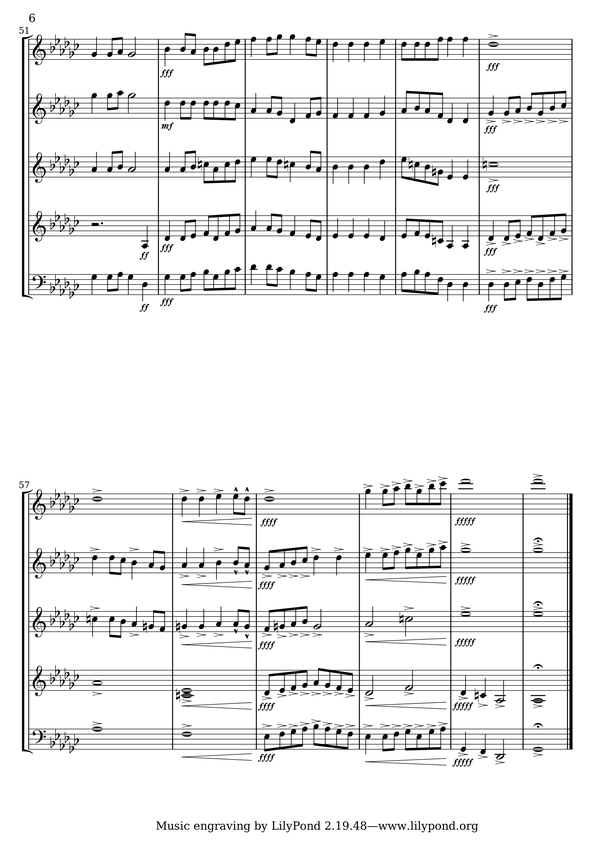
#> input picture Dataset/Train/train_1.png, 601 x 849 px, shrunk from 1960 x 2772 before the run, found by its file name
$ jupyter execute --allow-errors Final_Solution.ipynb
#> lines starting #> are read from the running program, lines starting #| are printed output that depends on the picture; after the words box and inside, x2 and y2 are one past the last pixel; in counts of white or black regions, pixels touching at a corner belong together
#> further down, train_bgr is the input picture: shape (849, 601, 3); min 0, max 255, mean 236.9
<a href="https://colab.research.google.com/github/Allessyer/Piano-Notes-Preprocessing/blob/main/Final_Solution.ipynb" target="_parent"></a>

## Libraries

[cell 1]
import cv2
import matplotlib.pyplot as plt
import numpy as np

from skimage.feature import canny
from scipy import ndimage as ndi

## Functions

[cell 2]
# [4 lines left out: function show, not called in this run]

def colorspace(img_orig,space,components=False):
    if space == 'rgb':
        img = cv2.cvtColor(img_orig, cv2.COLOR_BGR2RGB)
    elif space == 'gray':
        img = cv2.cvtColor(img_orig, cv2.COLOR_BGR2GRAY)
    elif space == 'hls':
        img = cv2.cvtColor(img_orig, cv2.COLOR_BGR2HLS)
    elif space == 'hsv':
        img = cv2.cvtColor(img_orig, cv2.COLOR_BGR2HSV)
    elif space == 'yuv':
        img = cv2.cvtColor(img_orig, cv2.COLOR_BGR2YUV)
    elif space == 'lab':
        img = cv2.cvtColor(img_orig, cv2.COLOR_BGR2LAB)

    if components == True:
        return img[:, :, 0],img[:, :, 1],img[:, :, 2]
    else:
        return img

def inverse_image(image):
    image = cv2.bitwise_not(image)
    return image

[cell 3]
def find_notes(image):
    image_gray = colorspace(image,'gray')
    image_gray = image_gray.astype(np.uint8)
    kernel = np.ones((10,10))
    mask = cv2.morphologyEx(image_gray, cv2.MORPH_CLOSE, kernel)

    mask = mask>120
    mask = mask.astype(np.uint8)

    mask = cv2.cvtColor(mask, cv2.COLOR_GRAY2BGR)
    image[np.sum(mask == [0,0,0], axis=2) ==3] = [0,255,0]

    return image

[cell 4]
def remove_notes(image):
    image = cv2.GaussianBlur(image, (5, 5), 0)
    image_gray = colorspace(image,'gray')
    image_gray[np.where(image_gray != 255)] = 0

    contours, hierarchy = cv2.findContours(image_gray,  cv2.RETR_TREE, cv2.CHAIN_APPROX_SIMPLE)
    areas = [cv2.contourArea(cnt) for  cnt in contours]
    max_area_1 = sorted(areas,reverse=True)[0]
    max_area_2 = sorted(areas,reverse=True)[1]

    contours_best = [cnt for  cnt in contours[1:] if (cv2.contourArea(cnt) > (max_area_2 // 2)) and (cv2.contourArea(cnt) <max_area_1)]
    image = cv2.drawContours(image, contours_best, -1, (255,0,0), -1)
    # show(image,size=20)
    mask = image.copy()
    image[np.sum(image == [255,0,0], axis=2) ==3] = [255,255,255]

    return image,mask

[cell 5]
def find_big_triangles(train_bgr, mask):

    key_points = []
    key_points_real = []
    lables = []

    gray = colorspace(train_bgr, 'gray')
    ret,temp = cv2.threshold(gray,200,255,cv2.THRESH_BINARY_INV)
    contours_2,hierarchy = cv2.findContours(temp,2,1)

    contours,hierarchy = cv2.findContours(temp, cv2.RETR_TREE, cv2.CHAIN_APPROX_NONE)
    canvas = np.zeros((temp.shape[0],temp.shape[1],3), np.uint8)


    for i in range(len(contours)):
        cnt = contours[i]
        max_area = cv2.contourArea(cnt)

        perimeter = cv2.arcLength(cnt,True)
        epsilon = 0.01*cv2.arcLength(cnt,True)
        approx = cv2.approxPolyDP(cnt,epsilon,True)

        hull = cv2.convexHull(cnt)

        if len(approx) == 4:

            key_points.append(approx)

            if abs(key_points[-1][0][0][0] - key_points[-1][2][0][0]) <= 5 and abs(key_points[-1][1][0][1] - key_points[-1][3][0][1]) <= 5 and key_points[-1][0][0][0] > key_points[-1][1][0][0]:

                cv2.drawContours(canvas, cnt, -1, (255, 0, 0), 3)
                cv2.drawContours(canvas, approx, -1, (0, 0, 255), 5)
                lables.append('+')
                key_points_real.append(key_points[-1])

            elif abs(key_points[-1][0][0][0] - key_points[-1][2][0][0]) <= 5 and abs(key_points[-1][1][0][1] - key_points[-1][3][0][1]) <= 5 and key_points[-1][0][0][0] < key_points[-1][1][0][0]:
                cv2.drawContours(canvas, cnt, -1, (0, 255, 0), 3)
                cv2.drawContours(canvas, approx, -1, (0, 0, 255), 5)
                lables.append('-')
                key_points_real.append(key_points[-1])

    return canvas, key_points_real, lables

[cell 6]
def new_label_masks(key_points, lables,mask):
    for i in range(len(key_points)):
        start = 0
        for k in range(min(key_points[i][1][0][1], key_points[i][3][0][1]), 0, -1):
            if sum(mask[k, min(key_points[i][1][0][0], key_points[i][3][0][0]), :] == [255,0,0]) == 3:
                start += 1
                if sum(mask[k-1, min(key_points[i][1][0][0], key_points[i][3][0][0]), :] == [255,255,255]) == 3:
                    if start > 50:
                        current_1 = k
                        break


        if lables[i] == '+':
            mask[current_1-70:max(key_points[i][0][0][1], key_points[i][2][0][1], key_points[i][1][0][1], key_points[i][3][0][1])+5,
                 min(key_points[i][0][0][0], key_points[i][1][0][0], key_points[i][2][0][0], key_points[i][3][0][0])-5:
                 max(key_points[i][0][0][0], key_points[i][1][0][0], key_points[i][2][0][0], key_points[i][3][0][0])+5, :] = [0,255,0]

        else:
            mask[current_1-70:max(key_points[i][0][0][1], key_points[i][2][0][1], key_points[i][1][0][1], key_points[i][3][0][1])+5,
                 min(key_points[i][0][0][0], key_points[i][1][0][0], key_points[i][2][0][0], key_points[i][3][0][0])-5:
                 max(key_points[i][0][0][0], key_points[i][1][0][0], key_points[i][2][0][0], key_points[i][3][0][0])+5, :] = [0,0,255]

    return mask

[cell 7]
def notes_classification(notes, new_mask):
    notes_plus = notes.copy()
    notes_plus[np.sum(new_mask == [0,255,0],axis=2) != 3] = [255,255,255]

    notes_minus = notes.copy()
    notes_minus[np.sum(new_mask == [0,0,255],axis=2) != 3] = [255,255,255]

    return notes_plus, notes_minus

[cell 8]
def gradient_for_plus(new_mask, notes_plus, notes):

    notes_hsv = cv2.cvtColor(notes, cv2.COLOR_RGB2HSV)
    green_rect = new_mask.copy()
    green_rect[np.sum(green_rect == [0,255,0],axis=2) != 3] = [0,0,0]
    green_rect[np.sum(green_rect == [0,255,0],axis=2) == 3] = [255,255,255]

    cnt, _ = cv2.findContours(green_rect[:,:,0], cv2.RETR_LIST, cv2.CHAIN_APPROX_SIMPLE)

    notes_plus_hsv = cv2.cvtColor(notes_plus, cv2.COLOR_RGB2HSV)
    indexes = np.where(np.sum(notes_plus_hsv == [60,255,255], axis=2) == 3)
    indexes_array = np.array(indexes)

    for c in range(len(cnt)):

        lef_border = cnt[c][0][0][1] < indexes_array[0]
        right_border = indexes_array[0] < cnt[c][1][0][1]
        top_border = cnt[c][0][0][0] < indexes_array[1]
        bottom_border = indexes_array[1] < cnt[c][2][0][0]

        work_area = (lef_border*1 + right_border*1 + top_border*1 + bottom_border*1)

        real_ind = []
        real_ind.append([indexes_array[0][work_area == 4],indexes_array[1][work_area == 4]])
        real_ind = np.array(real_ind)
        indexes_sort = real_ind[0][ :, real_ind[0][1].argsort()]

        for  i in range(len(indexes_sort[0])):
            colors = np.linspace(60, 0, len(indexes_sort[0]))
            notes_hsv[indexes_sort[0],indexes_sort[1],0] = np.uint8(colors)
            notes_hsv[indexes_sort[0],indexes_sort[1],1] = 150


    plus_gradient_rbg = cv2.cvtColor(notes_hsv, cv2.COLOR_HSV2RGB)
    return plus_gradient_rbg

[cell 9]
def gradient_for_minus(new_mask, notes_minus, notes):
    notes_hsv = cv2.cvtColor(notes, cv2.COLOR_RGB2HSV)
    blue_rect = new_mask.copy()
    blue_rect[np.sum(blue_rect == [0,0,255],axis=2) != 3] = [0,0,0]
    blue_rect[np.sum(blue_rect == [0,0,255],axis=2) == 3] = [255,255,255]

    cnt, _ = cv2.findContours(blue_rect[:,:,0], cv2.RETR_LIST, cv2.CHAIN_APPROX_SIMPLE)

    notes_minus_hsv = cv2.cvtColor(notes_minus, cv2.COLOR_RGB2HSV)
    indexes = np.where(np.sum(notes_minus_hsv == [60,255,255], axis=2) == 3)
    indexes_array = np.array(indexes)

    for c in range(len(cnt)):

        lef_border = cnt[c][0][0][1] < indexes_array[0]
        right_border = indexes_array[0] < cnt[c][1][0][1]
        top_border = cnt[c][0][0][0] < indexes_array[1]
        bottom_border = indexes_array[1] < cnt[c][2][0][0]

        work_area = (lef_border*1 + right_border*1 + top_border*1 + bottom_border*1)

        real_ind = []
        real_ind.append([indexes_array[0][work_area == 4],indexes_array[1][work_area == 4]])
        real_ind = np.array(real_ind)
        indexes_sort = real_ind[0][ :, real_ind[0][1].argsort()]

        for  i in range(len(indexes_sort[0])):
            colors = np.linspace(60, 120, len(indexes_sort[0]))
            notes_hsv[indexes_sort[0],indexes_sort[1],0] = np.uint8(colors)
            notes_hsv[indexes_sort[0],indexes_sort[1],1] = 150


    notes_hsv[np.sum(notes_hsv == [60,255,255], axis=2) == 3] = [60,150,255]

    return cv2.cvtColor(notes_hsv, cv2.COLOR_HSV2RGB)

[cell 10]
def color_notes(image):

    notes = find_notes(image)
    image, mask = remove_notes(image)
#> in remove_notes, `image_gray[np.where(image_gray != 255)] = 0`:
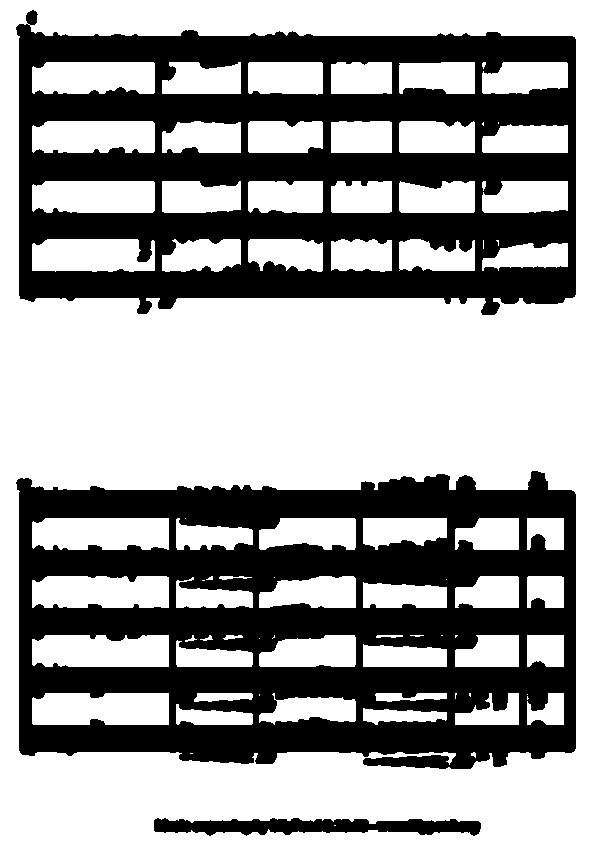
#> image_gray: shape (849, 601); 61.7% white; 3 black regions
#> in remove_notes, `contours, hierarchy = cv2.findContours(image_gray,  cv2.RETR_TREE, cv2..`: contours = 84 contours, 26 with area under 20; largest, box (x1, y1, x2, y2) and area: (0, 0, 601, 849) 508800, (15, 470, 577, 770) 151878, (15, 23, 577, 316) 148424, (153, 817, 482, 837) 4324, (32, 693, 169, 725) 4007
#> in remove_notes, `areas = [cv2.contourArea(cnt) for  cnt in contours]`: areas = 84 values, max 508800 at index 0, min 0 at index 2, mean 10888.1
#> in remove_notes, `max_area_1 = sorted(areas,reverse=True)[0]`: max_area_1 = 508800
#> in remove_notes, `max_area_2 = sorted(areas,reverse=True)[1]`: max_area_2 = 151878
#> in remove_notes, `contours_best = [cnt for  cnt in contours[1:] if (cv2.contourArea(cnt)..`: contours_best = 2 contours; box (x1, y1, x2, y2) and area: (15, 470, 577, 770) 151878, (15, 23, 577, 316) 148424
#> in remove_notes, `image = cv2.drawContours(image, contours_best, -1, (255,0,0), -1)`:
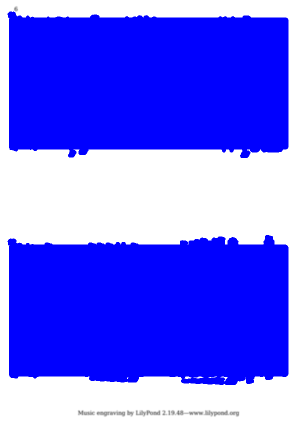
#> image: shape (849, 601, 3) (shown at 1/2 size); mean of channels 0, 1, 2 254.6, 103.6, 103.6; drawn as B, G, R
#> in remove_notes, `image[np.sum(image == [255,0,0], axis=2) ==3] = [255,255,255]`:
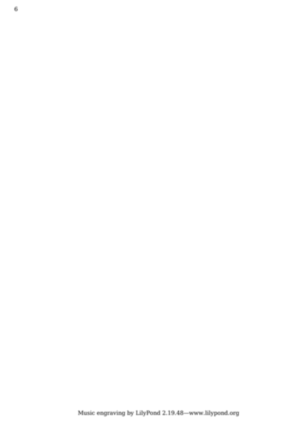
#> image: shape (849, 601, 3) (shown at 1/2 size); min 117, max 255, mean 254.6
    result_img, key_points, lables  = find_big_triangles(image, mask)
#> in find_big_triangles, `ret,temp = cv2.threshold(gray,200,255,cv2.THRESH_BINARY_INV)`:
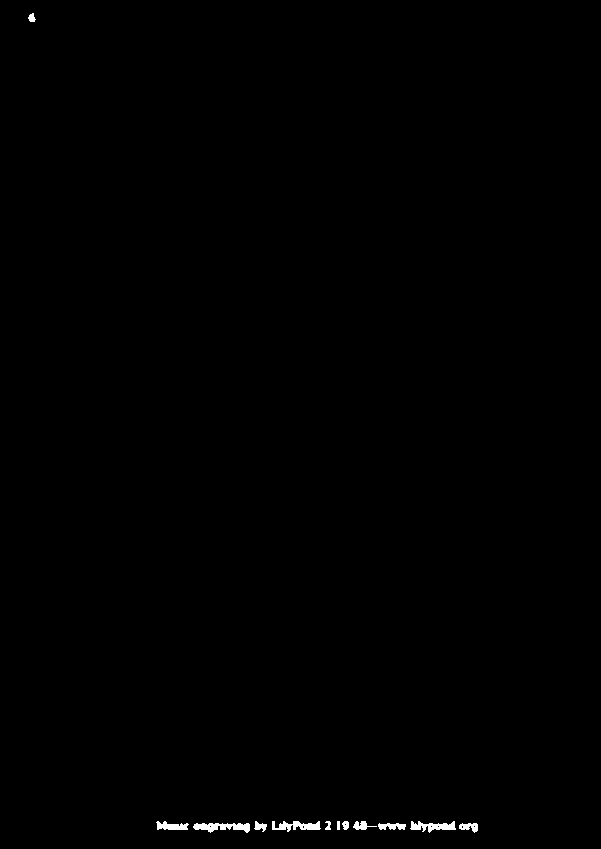
#> temp: shape (849, 601); 0.34% white; 12 white regions
#> in find_big_triangles, `contours_2,hierarchy = cv2.findContours(temp,2,1)`: contours_2 = 19 contours, 8 with area under 20; largest, box (x1, y1, x2, y2) and area: (193, 823, 250, 833) 290, (410, 821, 456, 833) 235, (272, 821, 321, 832) 234, (156, 821, 189, 830) 157, (378, 823, 406, 830) 108
#> in find_big_triangles, `contours,hierarchy = cv2.findContours(temp, cv2.RETR_TREE, cv2.CHAIN_A..`: contours has the same summary as contours_2
#> the loop in find_big_triangles, `for i in range(len(contours)):` made 19 passes
#> (max_area, perimeter, epsilon) on passes 1, 4, 5, 7, 10, 11, 14, 15: (95, 58.28, 0.583), (107.5, 77.36, 0.774), (289.5, 153.3, 1.53), (235, 138.6, 1.39), (77.5, 66.04, 0.66), (37.5, 24.73, 0.247), (23, 29.31, 0.293), (234.5, 154.3, 1.54)
#> after the loop in find_big_triangles, `for i in range(len(contours)):`: key_points = 6 contours, all with area under 20; key_points_real = 5 contours, all with area under 20; lables = ['-', '-', '-', '-', '-']
    new_mask = new_label_masks(key_points, lables,mask)
    notes_plus, notes_minus = notes_classification(notes, new_mask)
    notes = gradient_for_plus(new_mask, notes_plus, notes)
    result = gradient_for_minus(new_mask, notes_minus, notes)

    return result

## Solution

[cell 11]
trains = ['dataset/train/train_1.png','dataset/train/train_2.png','dataset/train/train_3.png']
tests = ['dataset/test/test_1.png','dataset/test/test_2.png','dataset/test/test_3.png','dataset/test/test_4.png','dataset/test/test_5.png','dataset/test/test_6.png']

### on train dataset

#> (a cell that did not finish here is left out)

#> in color_notes, `result_img, key_points, lables  = find_big_triangles(image, mask)`: key_points = 5 contours, all with area under 20; lables = ['-', '-', '-', '-', '-']
#> the loop in new_label_masks, `for i in range(len(key_points)):` made 5 passes
#> after the loop in new_label_masks, `for i in range(len(key_points)):`:
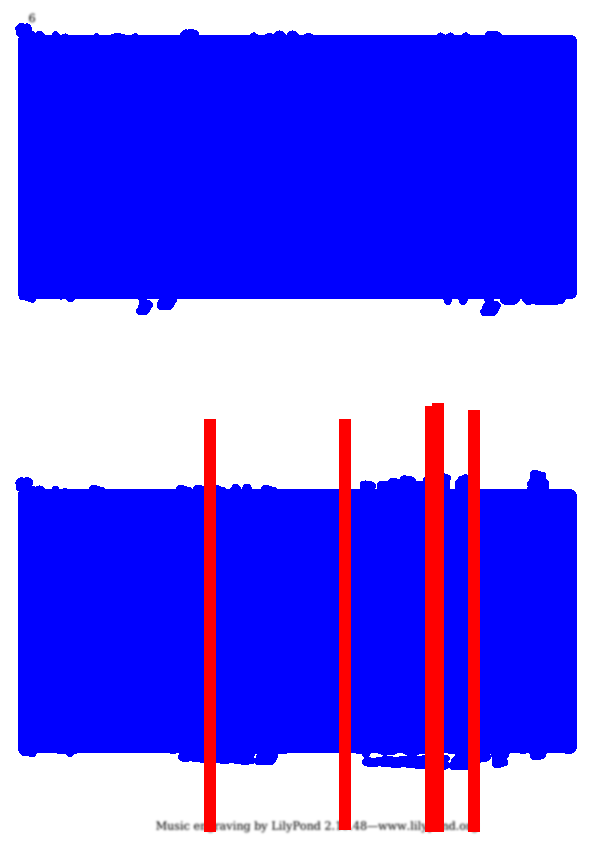
#> mask: shape (849, 601, 3); 4.52% of pixels changed, all inside (x1, y1, x2, y2) = (204, 403, 480, 832); drawn as B, G, R
#> in gradient_for_plus, `cnt, _ = cv2.findContours(green_rect[:,:,0], cv2.RETR_LIST, cv2.CHAIN_..`: cnt = []
#> in gradient_for_plus, `indexes = np.where(np.sum(notes_plus_hsv == [60,255,255], axis=2) == 3)`: indexes = (empty array, empty array)
#> in gradient_for_plus, `indexes_array = np.array(indexes)`: indexes_array = empty array
#> in gradient_for_minus, `blue_rect[np.sum(blue_rect == [0,0,255],axis=2) != 3] = [0,0,0]`:
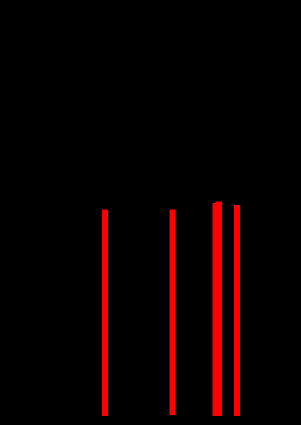
#> blue_rect: shape (849, 601, 3) (shown at 1/2 size); mean of channels 0, 1, 2 0, 0, 11.5; drawn as B, G, R
#> in gradient_for_minus, `blue_rect[np.sum(blue_rect == [0,0,255],axis=2) == 3] = [255,255,255]`:
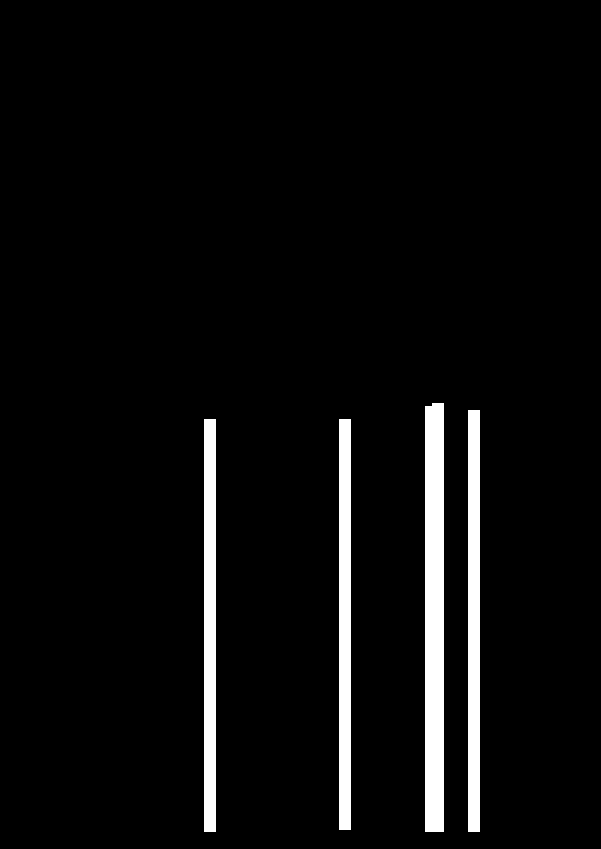
#> blue_rect: shape (849, 601, 3); 4.5% white; 4 white regions
#> in gradient_for_minus, `cnt, _ = cv2.findContours(blue_rect[:,:,0], cv2.RETR_LIST, cv2.CHAIN_A..`: cnt = 4 contours; box (x1, y1, x2, y2) and area: (425, 403, 444, 832) 7684, (468, 410, 480, 832) 4631, (204, 419, 216, 832) 4532, (339, 419, 351, 830) 4510
#> in gradient_for_minus, `indexes = np.where(np.sum(notes_minus_hsv == [60,255,255], axis=2) == 3)`: indexes = (empty array, empty array)
#> in gradient_for_minus, `indexes_array = np.array(indexes)`: indexes_array = empty array
#> the loop in gradient_for_minus, `for c in range(len(cnt)): ` made 4 passes
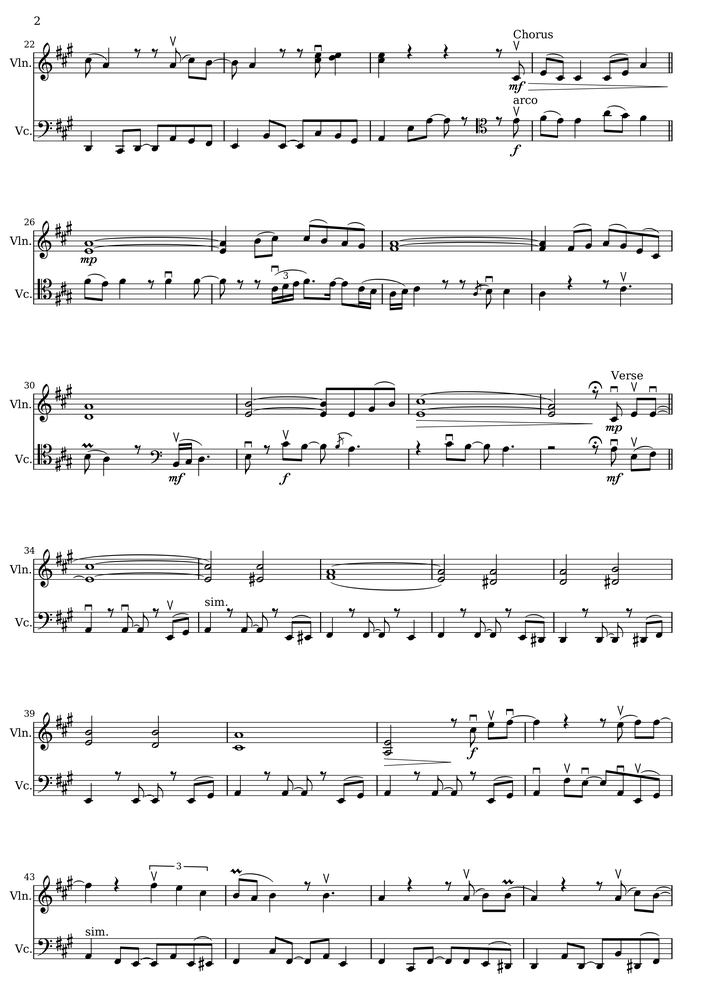
#> input picture Dataset/Test/test_1.png, 706 x 999 px, shrunk from 2305 x 3260 before the run, found by its file name
#> further down, train_bgr is the input picture: shape (999, 706, 3); min 0, max 255, mean 238.4
    plt.figure(figsize=(20,20))
    plt.imshow(train_bgr)
    plt.show()

### on test dataset

#> (a cell that did not finish here is left out)

#> in remove_notes (call 4), `contours, hierarchy = cv2.findContours(image_gray,  cv2.RETR_TREE, cv2..`: contours = 26 contours, 9 with area under 20; largest, box (x1, y1, x2, y2) and area: (0, 0, 706, 999) 703590, (6, 26, 677, 161) 62598, (6, 367, 677, 489) 55834, (6, 702, 677, 808) 49684, (6, 214, 677, 315) 41960
#> in remove_notes (call 4), `contours_best = [cnt for  cnt in contours[1:] if (cv2.contourArea(cnt)..`: contours_best = 6 contours; box (x1, y1, x2, y2) and area: (6, 26, 677, 161) 62598, (6, 367, 677, 489) 55834, (6, 702, 677, 808) 49684, (6, 214, 677, 315) 41960, (6, 858, 677, 977) 41562, (6, 543, 677, 651) 41414
#> in find_big_triangles (call 4), `contours_2,hierarchy = cv2.findContours(temp,2,1)`: contours_2 = 1 contour; box (x1, y1, x2, y2) and area: (34, 16, 40, 26) 24
#> in find_big_triangles (call 4), `contours,hierarchy = cv2.findContours(temp, cv2.RETR_TREE, cv2.CHAIN_A..`: contours has the same summary as contours_2
    plt.figure(figsize=(20,20))
    plt.imshow(train_bgr)
    plt.show()
